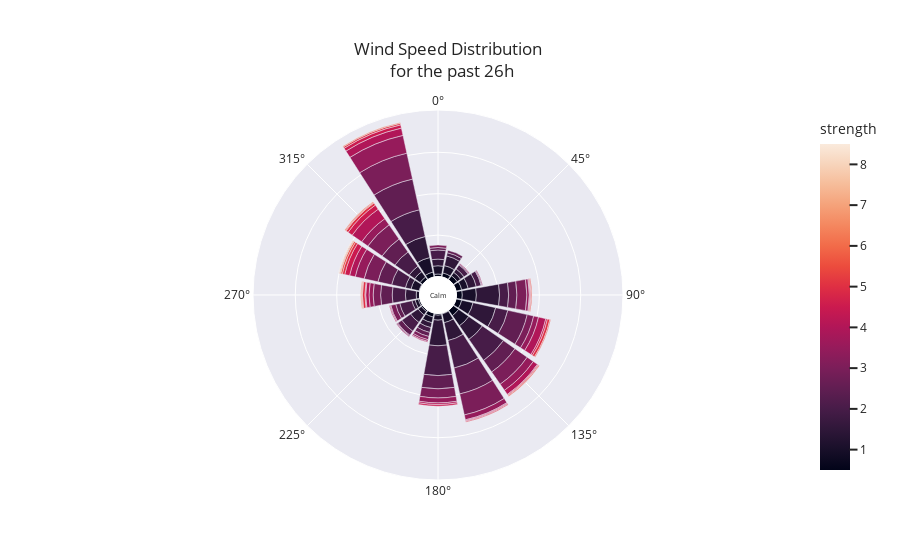

The code cell stored with this chart in its notebook:
### Code cell
# plot wind at 3m pole inlet
plot_wind_rose(df,6)

### Figure 1 — Plotly figure (JSON) as saved in the notebook; plotly's stock layout.template omitted (floating-point values rounded to 4 significant figures; data arrays with more than 128 entries replaced by an {"elided": "..."} marker saying what was removed)
{"data": [{"hovertemplate": "count=%{r}<br>cardinal_direction=%{theta}<br>strength=%{marker.color}<extra></extra>", "legendgroup": "", "marker": {"color": {"elided": "145 float values"}, "coloraxis": "coloraxis", "pattern": {"shape": ""}}, "name": "", "r": {"elided": "145 int values"}, "showlegend": false, "subplot": "polar", "theta": {"elided": "145 float values"}, "type": "barpolar"}], "layout": {"annotations": [{"font": {"size": 7}, "showarrow": false, "text": "Calm", "x": 0.5, "y": 0.5}], "barmode": "relative", "coloraxis": {"colorbar": {"title": {"text": "strength"}}, "colorscale": [[0, "rgb(2,4,25)"], [0.0625, "rgb(24,15,41)"], [0.125, "rgb(47,23,57)"], [0.1875, "rgb(71,28,72)"], [0.25, "rgb(97,30,82)"], [0.3125, "rgb(123,30,89)"], [0.375, "rgb(150,27,91)"], [0.4375, "rgb(177,22,88)"], [0.5, "rgb(203,26,79)"], [0.5625, "rgb(223,47,67)"], [0.625, "rgb(236,76,61)"], [0.6875, "rgb(242,107,73)"], [0.75, "rgb(244,135,95)"], [0.8125, "rgb(245,162,122)"], [0.875, "rgb(246,188,153)"], [0.9375, "rgb(247,212,187)"], [1, "rgb(250,234,220)"]]}, "legend": {"font": {"size": 14}, "orientation": "h", "tracegroupgap": 0, "x": 0.5, "xanchor": "center", "y": -0.1, "yanchor": "middle"}, "margin": {"t": 110}, "polar": {"angularaxis": {"direction": "clockwise", "rotation": 90}, "domain": {"x": [0, 1], "y": [0, 1]}, "hole": 0.1, "radialaxis": {"linewidth": 0, "showticklabels": false, "ticks": ""}}, "title": {"text": "Wind Speed Distribution <br> for the past 26h", "xanchor": "center", "yanchor": "top"}}}
